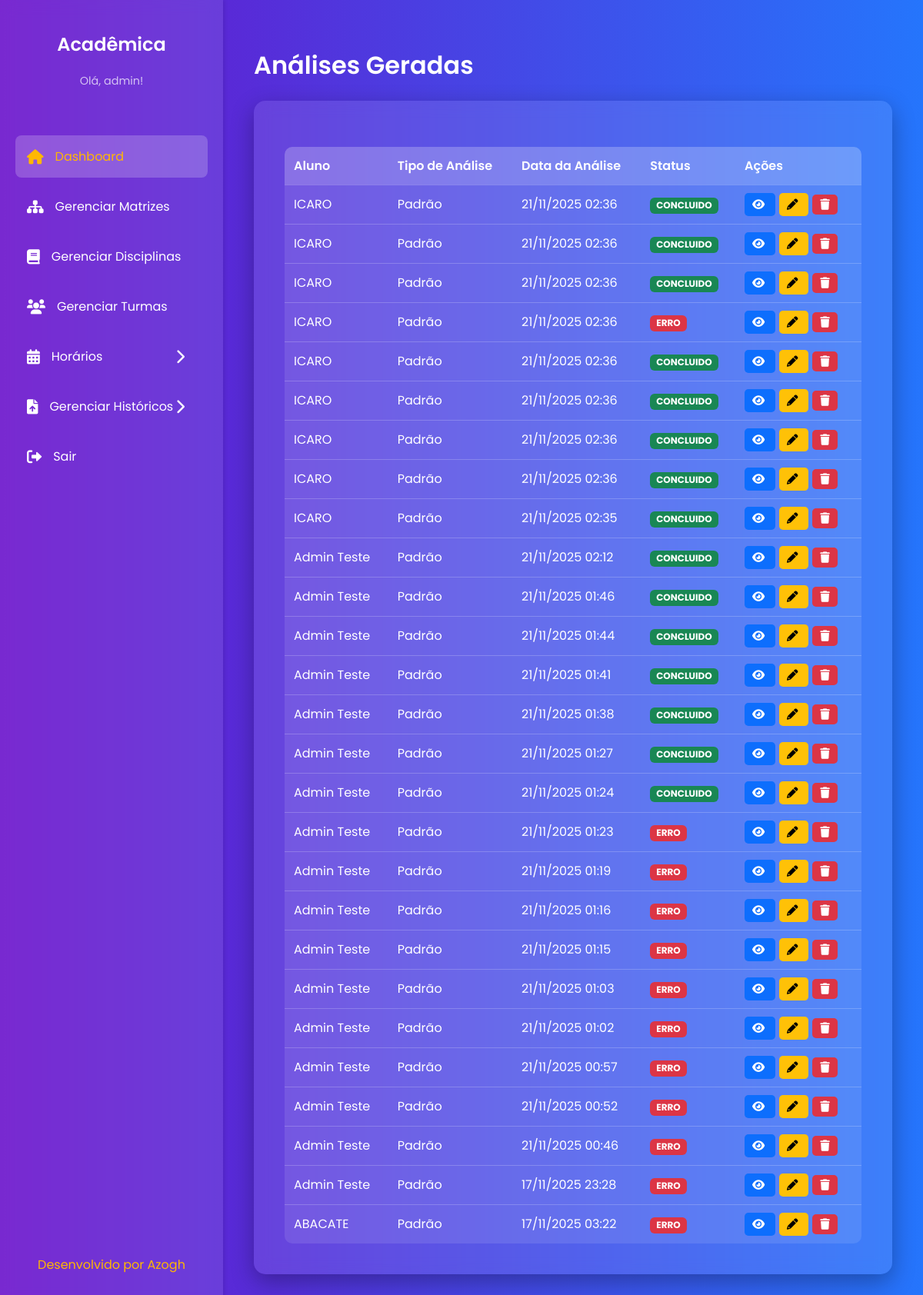
Page /listar/ (signed in) on the committed database.
### core/models.py (models this page shows, shortened)
class Usuario(AbstractUser):
    gestao_inicio = models.DateField(
        null=True,
        blank=True,
        verbose_name="Início da Gestão"
    )
    portaria = models.CharField(
        max_length=15,
        null=True,
        blank=True,
        verbose_name="Número da Portaria"
    )
    groups = models.ManyToManyField(
        'auth.Group',
        related_name='core_usuarios',
        blank=True,
        help_text='The groups this user belongs to. A user will get all permissions granted to each of their groups.',
        related_query_name='core_usuario',
        verbose_name="Grupos de Usuário"
    )
    user_permissions = models.ManyToManyField(
        'auth.Permission',
        related_name='core_usuarios',
        blank=True,
        help_text='Specific permissions for this user.',
        related_query_name='core_usuario',
        verbose_name="Permissões de Usuário"
    )
    class Meta:
        db_table = 'USUARIO'
        verbose_name = "Usuário"
        verbose_name_plural = "Usuários"

### analytics/models.py (models this page shows, shortened)
class Analise(models.Model):
    TIPO_ANALISE_CHOICES = [
        ('padrao', 'Padrão'),
        ('soft', 'Soft'),
        ('hard', 'Hardcore'),
    ]
    historico = models.ForeignKey(Historico, on_delete=models.CASCADE, related_name='analises')
    coordenador = models.ForeignKey(Usuario, on_delete=models.SET_NULL, null=True, blank=True)
    tipo_analise = models.CharField(max_length=10, choices=TIPO_ANALISE_CHOICES)
    dias_excluidos = models.CharField(max_length=100, blank=True, null=True, help_text="Ex: 'SEG,TER'")
    data_criacao = models.DateTimeField(auto_now_add=True)
    status = models.CharField(max_length=20, default='PENDENTE') # PENDENTE, CONCLUIDO, ERRO
    resultado_texto = models.TextField(blank=True, null=True)

### upload/models.py (models this page shows, shortened)
class Historico(models.Model):
    STATUS_CHOICES = [
        ('PENDENTE', 'Processamento Pendente'),
        ('CONCLUIDO', 'Processamento Concluído'),
        ('ERRO', 'Erro no Processamento'),
    ]
    aluno = models.ForeignKey(
        Aluno,
        on_delete=models.CASCADE,
        verbose_name="Aluno",
        related_name='historicos' # Permite consultar facilmente historicos do aluno
    )
    usuario = models.ForeignKey(
        Usuario,
        on_delete=models.SET_NULL, # Mantém o histórico mesmo que o coordenador seja excluído
        null=True,
        verbose_name="Coordenador Responsável"
    )
    data_upload = models.DateTimeField(
        auto_now_add=True,
        verbose_name="Data de Upload"
    )
    status = models.CharField(
        max_length=20,
        choices=STATUS_CHOICES,
        default='PENDENTE',
        verbose_name="Status de Processamento"
    )
    arquivo_original = models.FileField(
        upload_to='historicos/',
        null=True,
        blank=True,
        verbose_name="Arquivo PDF Original"
    )
    class Meta:
        db_table = 'HISTORICO'
        verbose_name = "Histórico Escolar"
        verbose_name_plural = "Históricos Escolares"

class Aluno(models.Model):
    nome = models.CharField(max_length=100)
    matricula = models.CharField(max_length=10, unique=True)
    curso = models.CharField(max_length=100, verbose_name="Curso de Ingresso")
    ano_ingresso = models.CharField(max_length=6, verbose_name="Ano de Ingresso")
    class Meta:
        db_table = 'ALUNO'
        verbose_name = "Aluno"
        verbose_name_plural = "Alunos"

### analytics/views.py (the view)
# urls.py: path('listar/', views.listar_analises, name='listar_analises'),
@login_required
def listar_analises(request):
    analises = Analise.objects.select_related('historico__aluno').order_by('-data_criacao')
    return render(request, 'analytics/listar_analises.html', {'analises': analises})

### analytics/templates/analytics/listar_analises.html (shortened to what this page needs)
{% extends 'core/base.html' %}
{% load static %}
{% block page_title %}Análises Geradas{% endblock %}
{% block content %}
<table>
    <thead>
        <tr>
            <th>Aluno</th>
            <th>Tipo de Análise</th>
            <th>Data da Análise</th>
            <th>Status</th>
            <th>Ações</th>
        </tr>
    </thead>
    <tbody>
        {% for analise in analises %}
        <tr>
            <td>{{ analise.historico.aluno.nome }}</td>
            <td>{{ analise.get_tipo_analise_display }}</td>
            <td>{{ analise.data_criacao|date:"d/m/Y H:i" }}</td>
            <td>
                <span class="status-badge
                    {% if analise.status == 'CONCLUIDO' %}status-concluido
                    {% elif analise.status == 'PENDENTE' %}status-pendente
                    {% else %}status-erro
                    {% endif %}">
                    {{ analise.status }}
                </span>
            </td>
            <td class="action-buttons">
                <a href="{% url 'analytics:consultar_analise' analise_pk=analise.pk %}" class="btn-view" title="Visualizar Grade">
                    <i class="fas fa-eye"></i>
                </a>
                <a href="{% url 'analytics:editar_analise' analise_pk=analise.pk %}" class="btn-edit" title="Editar Grade">
                    <i class="fas fa-pencil-alt"></i>
                </a>
                <form method="POST" action="{% url 'analytics:excluir_analise' analise_pk=analise.pk %}" style="display: inline;" onsubmit="return confirm('Tem certeza que deseja excluir esta análise?');">
                    <button type="submit" class="btn-delete" title="Excluir">
                        <i class="fas fa-trash"></i>
                    </button>
                </form>
            </td>
        </tr>
        {% empty %}
        <tr>
            <td colspan="5" style="text-align: center; padding: 20px; font-size: 1.1em;">
                Nenhuma análise foi gerada ainda.
            </td>
        </tr>
        {% endfor %}
    </tbody>
</table>
{% endblock %}

### core/templates/core/base.html (shortened to what this page needs)
{% load static %}
<!DOCTYPE html>
<html lang="pt-br">
<head>
    <link rel="stylesheet" href="https://cdnjs.cloudflare.com/ajax/libs/font-awesome/6.0.0-beta3/css/all.min.css">
</head>
<body>
    <div class="dashboard-container">
        <aside class="sidebar">
            <div class="sidebar-header">
                <h2>Acadêmica</h2>
                <p>Olá, {{ user.username }}!</p>
            </div>
            <nav class="sidebar-nav">
                <ul>
                    <li><a href="{% url 'painel' %}" class="active"><i class="fas fa-home"></i> Dashboard</a></li>
                    <li><a href="{% url 'listar_matrizes' %}"><i class="fas fa-sitemap"></i> Gerenciar Matrizes</a></li>
                    <li><a href="{% url 'listar_disciplinas' %}"><i class="fas fa-book"></i> Gerenciar Disciplinas</a></li>
                    <li><a href="{% url 'listar_turmas' %}"><i class="fas fa-users"></i> Gerenciar Turmas</a></li>
                    <li class="dropdown-container">
                        <a href="#" id="horarios-dropdown-toggle" class="dropdown-toggle">
                            <i class="fas fa-calendar-alt"></i>
                            <span>Horários</span>
                            <i class="fas fa-chevron-right arrow"></i>
                        </a>
                    </li>
                    <li class="dropdown-container">
                        <a href="#" id="historicos-dropdown-toggle" class="dropdown-toggle">
                            <i class="fas fa-file-upload"></i>
                            <span>Gerenciar Históricos</span>
                            <i class="fas fa-chevron-right arrow"></i>
                        </a>
                    </li>
                    <li><a href="{% url 'logout' %}"><i class="fas fa-sign-out-alt"></i> Sair</a></li>
                </ul>
            </nav>
            <div class="footer">
                <a href="#">Desenvolvido por Azogh</a>
            </div>
        </aside>
        <main class="main-content">
            <div class="header">
                <h1>{% block page_title %}{% endblock %}</h1>
            </div>
            <div class="content-card">
                {% block content %}{% endblock %}
            </div>
        </main>
    </div>
</body>
</html>

### core/templates/core/base.html (style rules this page uses)
:root { --primary-color-dark: #6a11cb; --primary-color-light: #2575fc; --accent-color: #ffb703; --accent-color-hover: #fb8500; --text-color: #fff; --container-bg: rgba(255, 255, 255, 0.1); }
body { font-family: 'Poppins', sans-serif; background: linear-gradient(to right, var(--primary-color-dark), var(--primary-color-light)); color: var(--text-color); margin: 0; padding: 0; min-height: 100vh; box-sizing: border-box; }
.dashboard-container { display: flex; min-height: 100vh; }
.sidebar { width: 250px; background-color: rgba(255, 255, 255, 0.1); backdrop-filter: blur(10px); padding: 20px; box-shadow: 2px 0 5px rgba(0, 0, 0, 0.1); display: flex; flex-direction: column; transition: transform 0.3s ease; }
.sidebar-header { text-align: center; margin-bottom: 30px; }
.sidebar-header h2 { font-size: 1.5em; font-weight: 600; }
.sidebar-header p { font-size: 0.9em; color: rgba(255, 255, 255, 0.7); }
.sidebar-nav ul { list-style: none; padding: 0; }
.sidebar-nav a { display: flex; align-items: center; color: #fff; text-decoration: none; padding: 15px; margin-bottom: 10px; border-radius: 8px; transition: all 0.3s ease; font-weight: 400; }
.sidebar-nav a i { margin-right: 15px; font-size: 1.2em; }
.sidebar-nav a:hover, .sidebar-nav a.active { background-color: rgba(255, 255, 255, 0.2); color: #ffb703; }
.dropdown-container { position: relative; }
.dropdown-toggle { display: flex; align-items: center; color: #fff; text-decoration: none; padding: 15px; margin-bottom: 10px; border-radius: 8px; transition: all 0.3s ease; font-weight: 400; cursor: pointer; }
.dropdown-toggle i { margin-right: 15px; font-size: 1.2em; }
.dropdown-toggle .arrow { margin-left: auto; transition: transform 0.3s ease; }
.footer { margin-top: auto; text-align: center; padding: 20px; }
.footer a { color: #ffb703; text-decoration: none; font-size: 1em; transition: color 0.3s ease; }
.main-content { flex-grow: 1; padding: 40px; display: flex; flex-direction: column; }
.content-card { background-color: rgba(255, 255, 255, 0.1); backdrop-filter: blur(10px); padding: 40px; border-radius: 15px; box-shadow: 0 10px 30px rgba(0, 0, 0, 0.3); }
h1, h2 { font-weight: 600; }
form { display: flex; flex-direction: column; gap: 15px; text-align: left; }
table { width: 100%; border-collapse: collapse; margin-top: 20px; background-color: rgba(255, 255, 255, 0.1); border-radius: 10px; overflow: hidden; }
th, td { padding: 12px; text-align: left; border-bottom: 1px solid rgba(255, 255, 255, 0.2); }
th { font-weight: 600; background-color: rgba(255, 255, 255, 0.15); }
tr:last-child td { border-bottom: none; }

### analytics/templates/analytics/listar_analises.html (style rules this page uses)
.action-buttons a, .action-buttons button { color: #fff; text-decoration: none; padding: 5px 10px; border-radius: 5px; margin-right: 5px; border: none; cursor: pointer; font-size: 0.9em; }
.btn-view { background-color: #0d6efd; }
.btn-edit { background-color: #ffc107; color: #000 !important; }
.btn-delete { background-color: #dc3545; }
.status-badge { display: inline-block; padding: 0.35em 0.65em; font-size: .75em; font-weight: 700; line-height: 1; color: #fff; text-align: center; white-space: nowrap; vertical-align: baseline; border-radius: 0.375rem; }
.status-concluido { background-color: #198754; }
.status-erro { background-color: #dc3545; }

### rows in the picture
Usuario: username "admin"
Analise: historico.aluno.nome "ICARO", tipo_analise "Padrão", data_criacao "21/11/2025 02:36", status "CONCLUIDO"
Analise: historico.aluno.nome "ICARO", tipo_analise "Padrão", data_criacao "21/11/2025 02:36", status "CONCLUIDO"
Analise: historico.aluno.nome "ICARO", tipo_analise "Padrão", data_criacao "21/11/2025 02:36", status "CONCLUIDO"
Analise: historico.aluno.nome "ICARO", tipo_analise "Padrão", data_criacao "21/11/2025 02:36", status "ERRO"
Analise: historico.aluno.nome "ICARO", tipo_analise "Padrão", data_criacao "21/11/2025 02:36", status "CONCLUIDO"
Analise: historico.aluno.nome "ICARO", tipo_analise "Padrão", data_criacao "21/11/2025 02:36", status "CONCLUIDO"
Analise: historico.aluno.nome "ICARO", tipo_analise "Padrão", data_criacao "21/11/2025 02:36", status "CONCLUIDO"
Analise: historico.aluno.nome "ICARO", tipo_analise "Padrão", data_criacao "21/11/2025 02:36", status "CONCLUIDO"
Analise: historico.aluno.nome "ICARO", tipo_analise "Padrão", data_criacao "21/11/2025 02:35", status "CONCLUIDO"
Analise: historico.aluno.nome "Admin Teste", tipo_analise "Padrão", data_criacao "21/11/2025 02:12", status "CONCLUIDO"
Analise: historico.aluno.nome "Admin Teste", tipo_analise "Padrão", data_criacao "21/11/2025 01:46", status "CONCLUIDO"
Analise: historico.aluno.nome "Admin Teste", tipo_analise "Padrão", data_criacao "21/11/2025 01:44", status "CONCLUIDO"
Analise: historico.aluno.nome "Admin Teste", tipo_analise "Padrão", data_criacao "21/11/2025 01:41", status "CONCLUIDO"
Analise: historico.aluno.nome "Admin Teste", tipo_analise "Padrão", data_criacao "21/11/2025 01:38", status "CONCLUIDO"
Analise: historico.aluno.nome "Admin Teste", tipo_analise "Padrão", data_criacao "21/11/2025 01:27", status "CONCLUIDO"
Analise: historico.aluno.nome "Admin Teste", tipo_analise "Padrão", data_criacao "21/11/2025 01:24", status "CONCLUIDO"
Analise: historico.aluno.nome "Admin Teste", tipo_analise "Padrão", data_criacao "21/11/2025 01:23", status "ERRO"
Analise: historico.aluno.nome "Admin Teste", tipo_analise "Padrão", data_criacao "21/11/2025 01:19", status "ERRO"
Analise: historico.aluno.nome "Admin Teste", tipo_analise "Padrão", data_criacao "21/11/2025 01:16", status "ERRO"
Analise: historico.aluno.nome "Admin Teste", tipo_analise "Padrão", data_criacao "21/11/2025 01:15", status "ERRO"
Analise: historico.aluno.nome "Admin Teste", tipo_analise "Padrão", data_criacao "21/11/2025 01:03", status "ERRO"
Analise: historico.aluno.nome "Admin Teste", tipo_analise "Padrão", data_criacao "21/11/2025 01:02", status "ERRO"
Analise: historico.aluno.nome "Admin Teste", tipo_analise "Padrão", data_criacao "21/11/2025 00:57", status "ERRO"
Analise: historico.aluno.nome "Admin Teste", tipo_analise "Padrão", data_criacao "21/11/2025 00:52", status "ERRO"
Analise: historico.aluno.nome "Admin Teste", tipo_analise "Padrão", data_criacao "21/11/2025 00:46", status "ERRO"
Analise: historico.aluno.nome "Admin Teste", tipo_analise "Padrão", data_criacao "17/11/2025 23:28", status "ERRO"
Analise: historico.aluno.nome "ABACATE", tipo_analise "Padrão", data_criacao "17/11/2025 03:22", status "ERRO"
